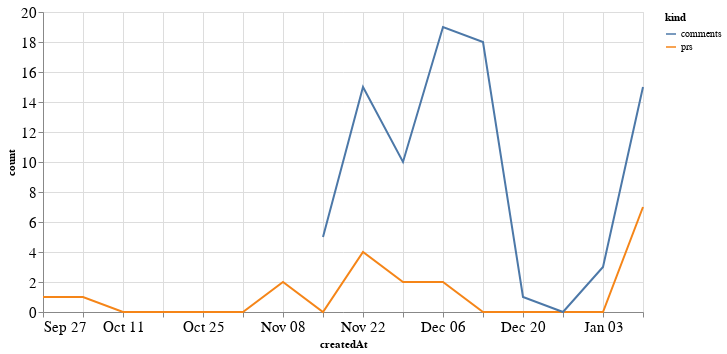

This figure's notebook cell:
### Code cell
alt.Chart(total_time, width=600).mark_line().encode(
    x='createdAt',
    y='count',
    color='kind'
)

### Figure 1 — Vega-Lite specification as saved in the notebook (floating-point values rounded to 4 significant figures)
{"config": {"axisLeft": {"labelFontSize": 15}, "axisBottom": {"labelFontSize": 15}}, "data": {"name": "data-62c742d2e73e0d9c796cd195e0c56666"}, "mark": "line", "encoding": {"color": {"type": "nominal", "field": "kind"}, "x": {"type": "temporal", "field": "createdAt"}, "y": {"type": "quantitative", "field": "count"}}, "width": 600, "$schema": "https://vega.github.io/schema/vega-lite/v4.8.1.json", "datasets": {"data-62c742d2e73e0d9c796cd195e0c56666": [{"createdAt": "2020-09-27T00:00:00", "kind": "prs", "count": 1.0}, {"createdAt": "2020-10-04T00:00:00", "kind": "prs", "count": 1.0}, {"createdAt": "2020-10-11T00:00:00", "kind": "prs", "count": 0.0}, {"createdAt": "2020-10-18T00:00:00", "kind": "prs", "count": 0.0}, {"createdAt": "2020-10-25T00:00:00", "kind": "prs", "count": 0.0}, {"createdAt": "2020-11-01T00:00:00", "kind": "prs", "count": 0.0}, {"createdAt": "2020-11-08T00:00:00", "kind": "prs", "count": 2.0}, {"createdAt": "2020-11-15T00:00:00", "kind": "prs", "count": 0.0}, {"createdAt": "2020-11-22T00:00:00", "kind": "prs", "count": 4.0}, {"createdAt": "2020-11-29T00:00:00", "kind": "prs", "count": 2.0}, {"createdAt": "2020-12-06T00:00:00", "kind": "prs", "count": 2.0}, {"createdAt": "2020-12-13T00:00:00", "kind": "prs", "count": 0.0}, {"createdAt": "2020-12-20T00:00:00", "kind": "prs", "count": 0.0}, {"createdAt": "2020-12-27T00:00:00", "kind": "prs", "count": 0.0}, {"createdAt": "2021-01-03T00:00:00", "kind": "prs", "count": 0.0}, {"createdAt": "2021-01-10T00:00:00", "kind": "prs", "count": 7.0}, {"createdAt": "2020-09-27T00:00:00", "kind": "comments", "count": null}, {"createdAt": "2020-10-04T00:00:00", "kind": "comments", "count": null}, {"createdAt": "2020-10-11T00:00:00", "kind": "comments", "count": null}, {"createdAt": "2020-10-18T00:00:00", "kind": "comments", "count": null}, {"createdAt": "2020-10-25T00:00:00", "kind": "comments", "count": null}, {"createdAt": "2020-11-01T00:00:00", "kind": "comments", "count": null}, {"createdAt": "2020-11-08T00:00:00", "kind": "comments", "count": null}, {"createdAt": "2020-11-15T00:00:00", "kind": "comments", "count": 5.0}, {"createdAt": "2020-11-22T00:00:00", "kind": "comments", "count": 15.0}, {"createdAt": "2020-11-29T00:00:00", "kind": "comments", "count": 10.0}, {"createdAt": "2020-12-06T00:00:00", "kind": "comments", "count": 19.0}, {"createdAt": "2020-12-13T00:00:00", "kind": "comments", "count": 18.0}, {"createdAt": "2020-12-20T00:00:00", "kind": "comments", "count": 1.0}, {"createdAt": "2020-12-27T00:00:00", "kind": "comments", "count": 0.0}, {"createdAt": "2021-01-03T00:00:00", "kind": "comments", "count": 3.0}, {"createdAt": "2021-01-10T00:00:00", "kind": "comments", "count": 15.0}]}}
